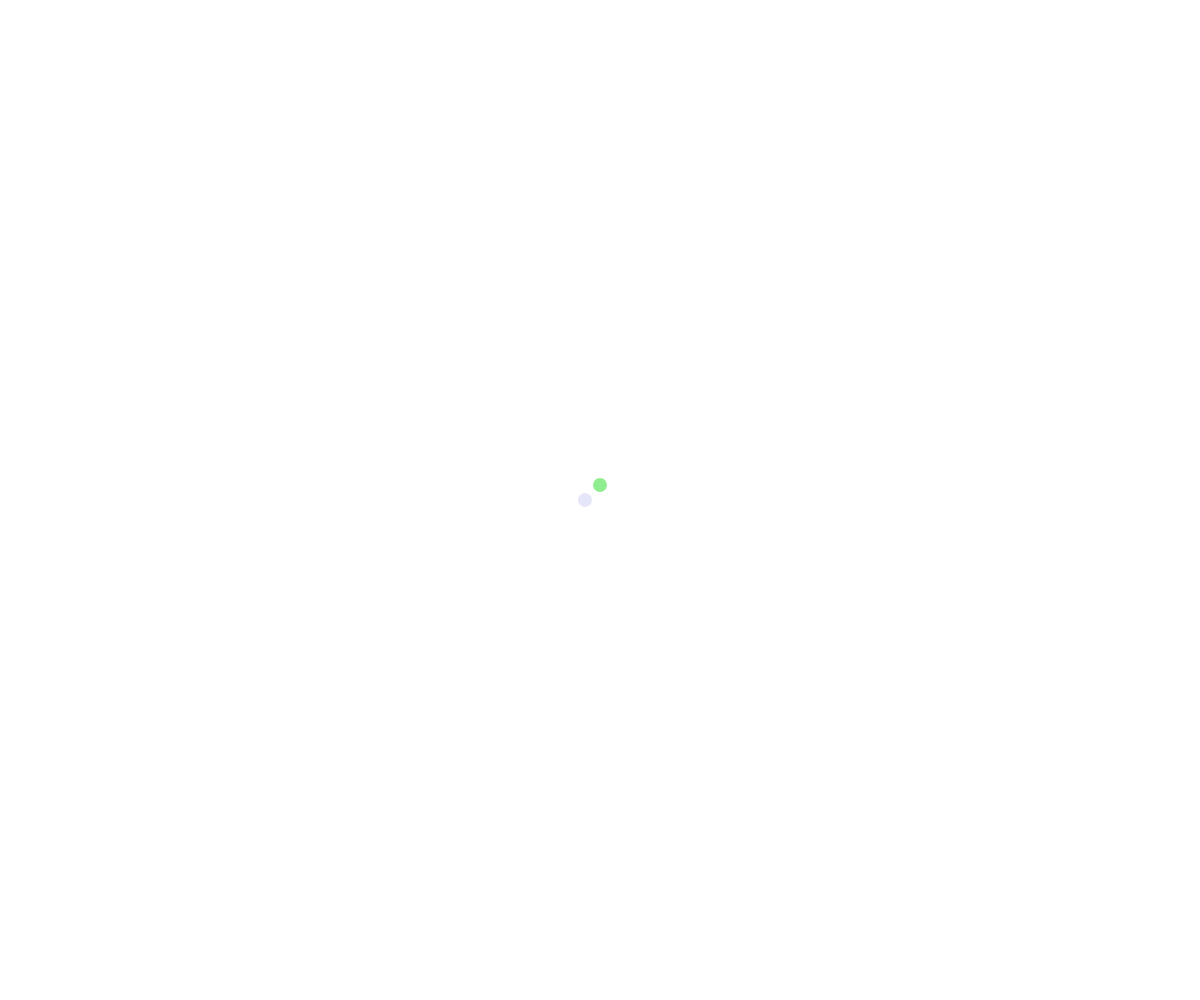
Frame 1 (no input)
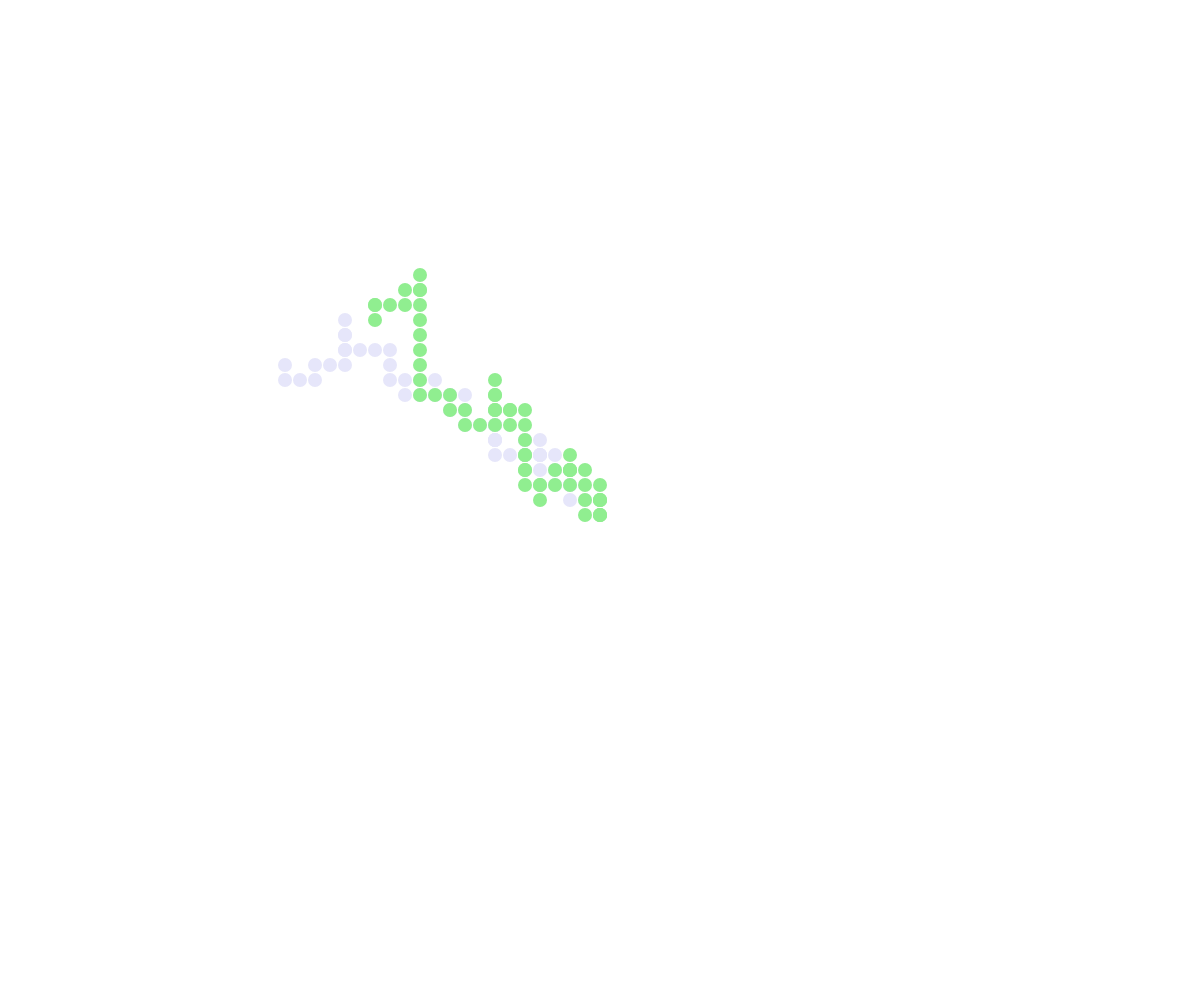
Frame 60 (no input)
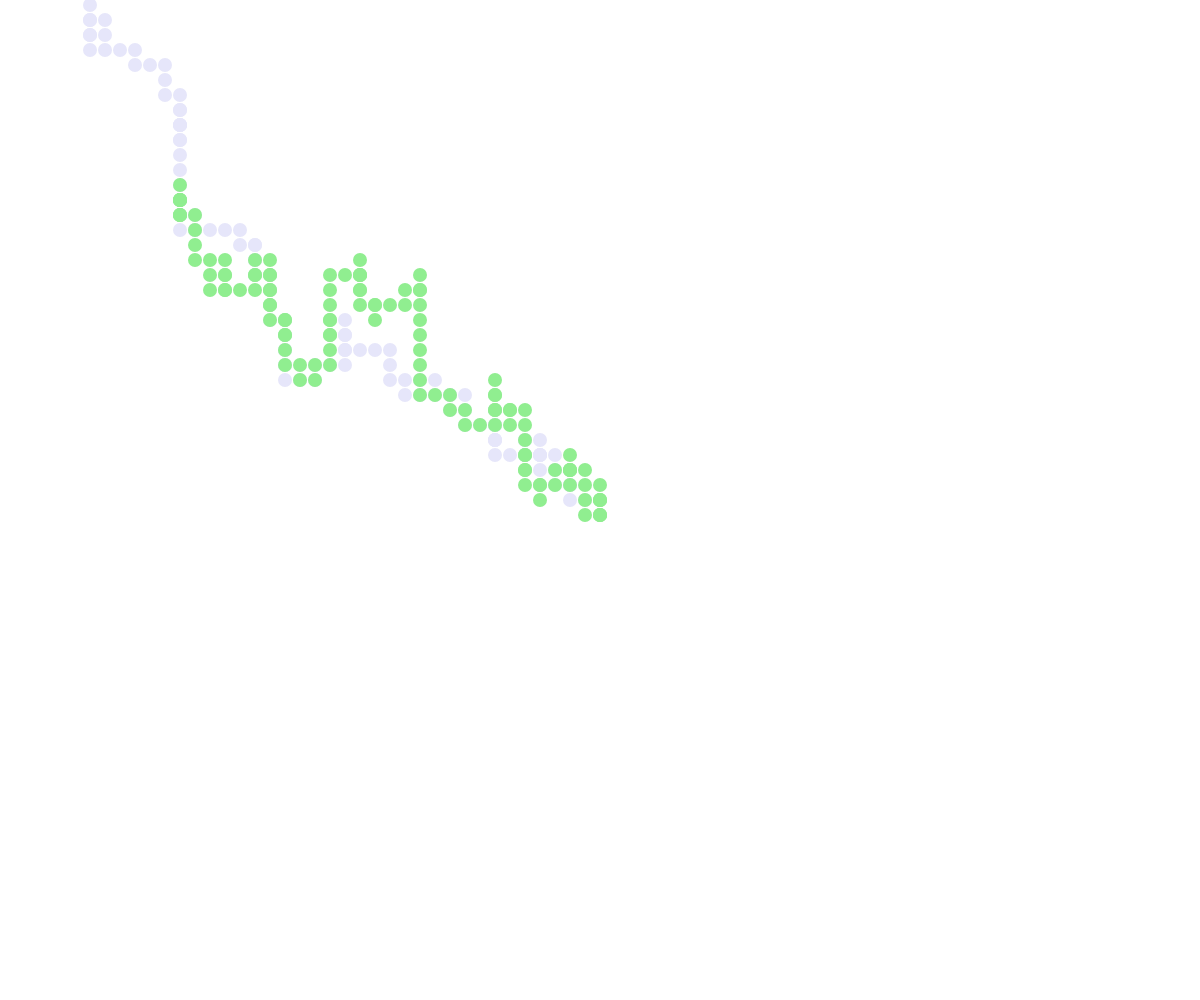
Frame 120 (the mouse pressed at the canvas centre since frame 60)

The p5.js sketch that drew these frames (run headless with seeded random() and noise() and a simulated clock; from frame 60 on, the mouse is pressed at the canvas centre):

// p5.js sketch
// ── sketch.js
// Walker oop demo

class Walker {
  constructor(x, y, theColour) { // winheight
    this.x = x;
    this.y = y;
    this.speed = 15;
    this.radius = 7;
    this.colour = theColour;
  }

  display() {
    noStroke();
    fill(this.colour);
    circle(this.x, this.y, this.radius*2);
  }
  move() {
    let choice = random(100);
    if (choice < 25 ) { //&& this.y > 1
      //up
      this.y -= this.speed;
    }
    else if (choice < 50 ) { //this.y < windheight
      //down
      this.y += this.speed;
    }
    else if (choice < 75) {
      //left
      this.x -= this.speed;
    }
    else if (choice < 100) {
      //right
      this.y -= this.speed;
    }
  }
}

let luc;
let micheal;

function setup() {
  createCanvas(windowWidth, windowHeight);
  luc = new Walker(width/2, height/2, "lavender", height);
  micheal = new Walker(width/2, height/2, "lightgreen", height);
}

function draw() {
  // background(40);
  luc.move();
  luc.display();

  micheal.move();
  micheal.display();
}
